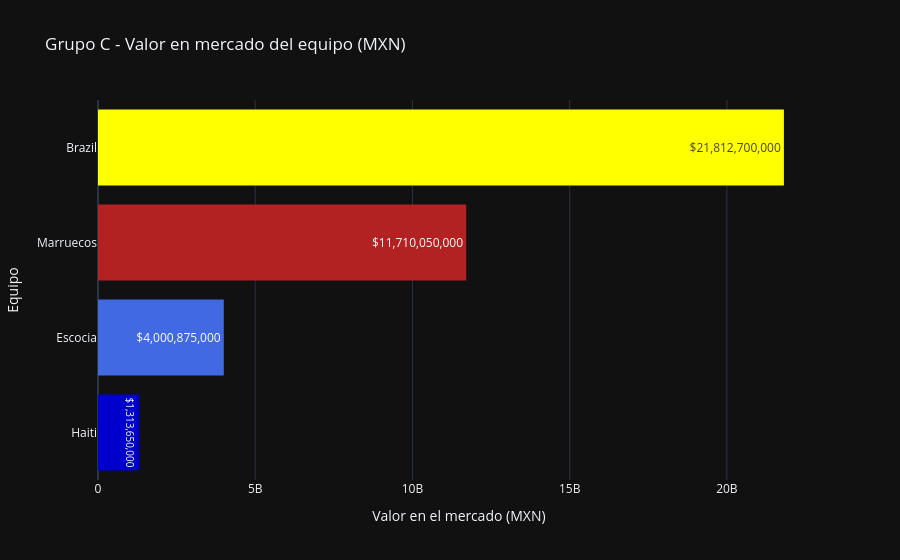

The code cell stored with this chart in its notebook:
### Code cell
plot_squad_values(df_group_c, title="Grupo C - Valor en mercado del equipo (MXN)", colors=["mediumblue", "royalblue", "firebrick","yellow"])

### Figure 1 — Plotly figure (JSON) as saved in the notebook; plotly's stock layout.template omitted (floating-point values rounded to 4 significant figures)
{"data": [{"marker": {"color": ["mediumblue", "royalblue", "firebrick", "yellow"], "line": {"width": 0}}, "orientation": "h", "text": ["$1,313,650,000", "$4,000,875,000", "$11,710,050,000", "$21,812,700,000"], "textposition": "inside", "type": "bar", "x": [1314000000.0, 4001000000.0, 11710000000.0, 21810000000.0], "y": ["Haiti", "Escocia", "Marruecos", "Brazil"]}], "layout": {"showlegend": false, "title": {"text": "Grupo C - Valor en mercado del equipo (MXN)"}, "xaxis": {"title": {"text": "Valor en el mercado (MXN)"}}, "yaxis": {"title": {"text": "Equipo"}}}}
